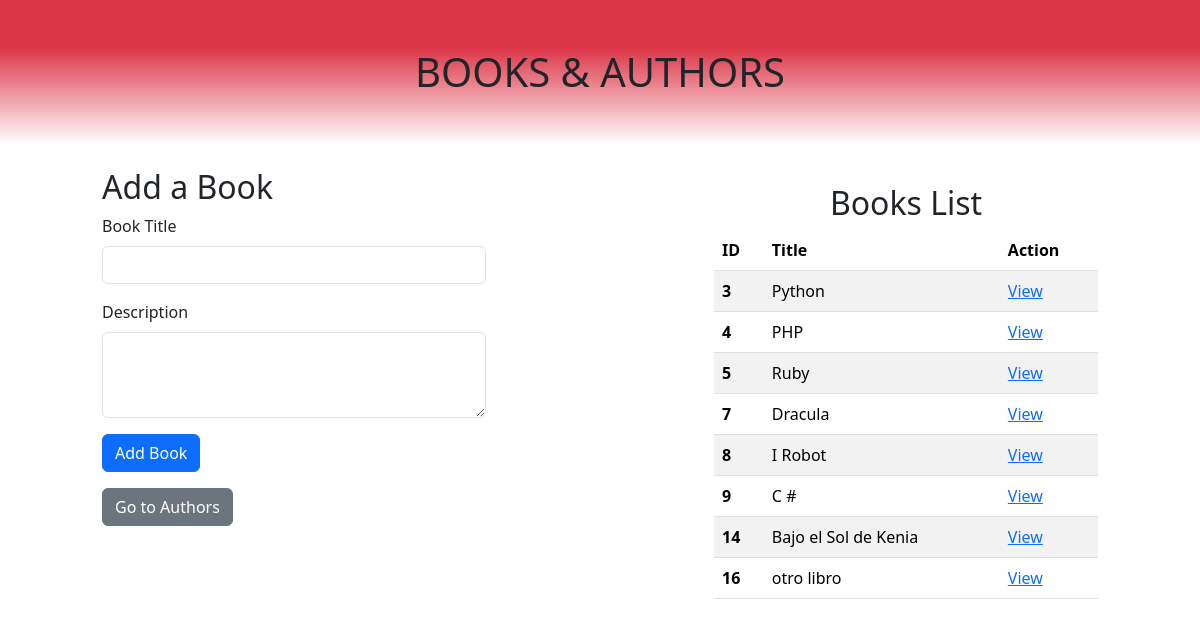
Before: / with the older database file.
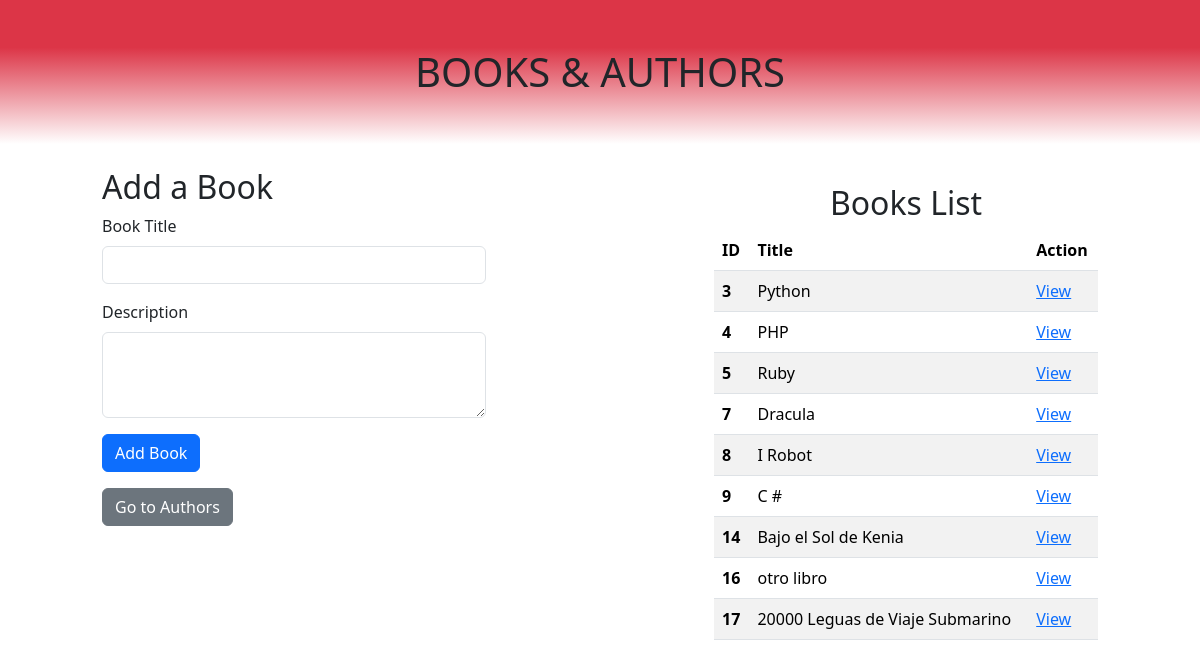
After: the same page with the newer database file.
### books_authors_app/models.py (models this page shows, shortened)
class Book(models.Model):
    title=models.CharField(max_length=255)
    desc=models.TextField()
    created_at=models.DateTimeField(auto_now_add=True)
    updated_at=models.DateTimeField(auto_now=True)

### books_authors_app/views.py (the view)
# urls.py: path("", views.index), #todos los libros
def index(request):
    allBooks=Book.objects.all()
    context={
        "allbooks": allBooks
    }
    return render(request, "index.html", context)

### books_authors_app/templates/index.html (shortened to what this page needs)
<!DOCTYPE html>
<html lang="en">
<head>
    {% load django_bootstrap5 %}
    {% bootstrap_css %}
    {% load static %}
    <link rel="stylesheet" href="{% static 'styles.css' %}">
</head>
<body>
    <h1 class="mb-4 text-center red-bg-gd py-5">{% block header %}BOOKS & AUTHORS {% endblock %}</h1>
    <div class="row">
        {% block body %}
        <div class="container col-4">
            <h2 class="">Add a Book</h2>
            <form action="addNewBook" method="POST">
                <div class="mb-3">
                    <label for="title" class="form-label">Book Title</label>
                    <input type="text" class="form-control" id="title" name="title" required >
                </div>
                <div class="mb-3">
                    <label for="decription" class="form-label">Description</label>
                    <textarea class="form-control" id="decription" rows="3" name="desc" required></textarea>
                </div>
                <button type="submit" class="btn btn-primary mb-3">Add Book</button>
            </form>
            <form action="authors" method="GET">
                <button type="submit" class="btn btn-secondary">Go to Authors</button>
            </form>
        </div>
        <div class="container col-4 my-3">
            <h2 class="text-center">Books List</h2>
            <table class="table table-striped">
                <thead>
                    <tr>
                        <th scope="col">ID</>
                        <th scope="col">Title</th>
                        <th scope="col">Action</th>
                    </tr>
                </thead>
                <tbody>
                    {% for book in allbooks %}
                        <tr>
                            <th scope="row">{{book.id}}</th>
                            <td>{{book.title}}</td>
                            <td><a href="books/{{book.id}}">View</a></td>
                        </tr>
                    {% endfor %}
                </tbody>
            </table>
        </div>
        {% endblock %}
    </div>
</body>
</html>

Changed rows visible on the page:
added Book: id "17", title "20000 Leguas de Viaje Submarino"
